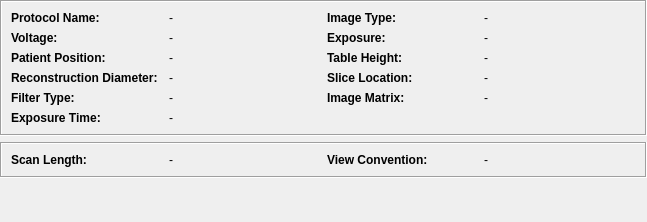
<ui version="4.0" >
 <class>udg::QDicomDumpCTLocalizerWidgetBase</class>
 <widget class="QWidget" name="udg::QDicomDumpCTLocalizerWidgetBase" >
  <property name="geometry" >
   <rect>
    <x>0</x>
    <y>0</y>
    <width>647</width>
    <height>222</height>
   </rect>
  </property>
  <property name="minimumSize" >
   <size>
    <width>0</width>
    <height>0</height>
   </size>
  </property>
  <property name="windowTitle" >
   <string>Form</string>
  </property>
  <layout class="QGridLayout" >
   <property name="margin" >
    <number>0</number>
   </property>
   <property name="spacing" >
    <number>6</number>
   </property>
   <item row="0" column="0" >
    <widget class="QFrame" name="frame" >
     <property name="minimumSize" >
      <size>
       <width>0</width>
       <height>0</height>
      </size>
     </property>
     <property name="autoFillBackground" >
      <bool>false</bool>
     </property>
     <property name="frameShape" >
      <enum>QFrame::Box</enum>
     </property>
     <property name="frameShadow" >
      <enum>QFrame::Sunken</enum>
     </property>
     <layout class="QGridLayout" >
      <property name="margin" >
       <number>9</number>
      </property>
      <property name="spacing" >
       <number>6</number>
      </property>
      <item row="0" column="0" >
       <widget class="QLabel" name="m_labelProtocolName" >
        <property name="font" >
         <font>
          <weight>75</weight>
          <bold>true</bold>
         </font>
        </property>
        <property name="text" >
         <string>Protocol Name:</string>
        </property>
       </widget>
      </item>
      <item row="0" column="1" >
       <widget class="QLabel" name="m_labelProtocolNameValue" >
        <property name="text" >
         <string>-</string>
        </property>
       </widget>
      </item>
      <item row="0" column="2" >
       <widget class="QLabel" name="m_labelImageType" >
        <property name="font" >
         <font>
          <weight>75</weight>
          <bold>true</bold>
         </font>
        </property>
        <property name="acceptDrops" >
         <bool>false</bool>
        </property>
        <property name="text" >
         <string>Image Type:</string>
        </property>
       </widget>
      </item>
      <item row="0" column="3" >
       <widget class="QLabel" name="m_labelImageTypeValue" >
        <property name="text" >
         <string>-</string>
        </property>
       </widget>
      </item>
      <item row="1" column="0" >
       <widget class="QLabel" name="m_labelVoltage" >
        <property name="font" >
         <font>
          <weight>75</weight>
          <bold>true</bold>
         </font>
        </property>
        <property name="mouseTracking" >
         <bool>false</bool>
        </property>
        <property name="text" >
         <string>Voltage:</string>
        </property>
       </widget>
      </item>
      <item row="1" column="1" >
       <widget class="QLabel" name="m_labelVoltageValue" >
        <property name="text" >
         <string>-</string>
        </property>
       </widget>
      </item>
      <item row="1" column="2" >
       <widget class="QLabel" name="m_labelExposure" >
        <property name="font" >
         <font>
          <weight>75</weight>
          <bold>true</bold>
         </font>
        </property>
        <property name="acceptDrops" >
         <bool>false</bool>
        </property>
        <property name="text" >
         <string>Exposure:</string>
        </property>
       </widget>
      </item>
      <item row="1" column="3" >
       <widget class="QLabel" name="m_labelExposureValue" >
        <property name="text" >
         <string>-</string>
        </property>
       </widget>
      </item>
      <item row="2" column="0" >
       <widget class="QLabel" name="m_labelPatientPosition" >
        <property name="font" >
         <font>
          <weight>75</weight>
          <bold>true</bold>
         </font>
        </property>
        <property name="text" >
         <string>Patient Position:</string>
        </property>
       </widget>
      </item>
      <item row="2" column="1" >
       <widget class="QLabel" name="m_labelPatientPositionValue" >
        <property name="text" >
         <string>-</string>
        </property>
       </widget>
      </item>
      <item row="2" column="2" >
       <widget class="QLabel" name="m_labelTableHeight" >
        <property name="font" >
         <font>
          <weight>75</weight>
          <bold>true</bold>
         </font>
        </property>
        <property name="text" >
         <string>Table Height:</string>
        </property>
       </widget>
      </item>
      <item row="2" column="3" >
       <widget class="QLabel" name="m_labelTableHeightValue" >
        <property name="text" >
         <string>-</string>
        </property>
       </widget>
      </item>
      <item row="3" column="0" >
       <widget class="QLabel" name="m_labelReconstructionDiameter" >
        <property name="font" >
         <font>
          <weight>75</weight>
          <bold>true</bold>
         </font>
        </property>
        <property name="text" >
         <string>Reconstruction Diameter:</string>
        </property>
       </widget>
      </item>
      <item row="3" column="1" >
       <widget class="QLabel" name="m_labelReconstructionDiameterValue" >
        <property name="text" >
         <string>-</string>
        </property>
       </widget>
      </item>
      <item row="3" column="2" >
       <widget class="QLabel" name="m_labelSliceLocation" >
        <property name="font" >
         <font>
          <weight>75</weight>
          <bold>true</bold>
         </font>
        </property>
        <property name="acceptDrops" >
         <bool>false</bool>
        </property>
        <property name="text" >
         <string>Slice Location:</string>
        </property>
       </widget>
      </item>
      <item row="3" column="3" >
       <widget class="QLabel" name="m_labelSliceLocationValue" >
        <property name="text" >
         <string>-</string>
        </property>
       </widget>
      </item>
      <item row="4" column="0" >
       <widget class="QLabel" name="m_labelFilterType" >
        <property name="font" >
         <font>
          <weight>75</weight>
          <bold>true</bold>
         </font>
        </property>
        <property name="text" >
         <string>Filter Type:</string>
        </property>
       </widget>
      </item>
      <item row="4" column="1" >
       <widget class="QLabel" name="m_labelFilterTypeValue" >
        <property name="text" >
         <string>-</string>
        </property>
       </widget>
      </item>
      <item row="4" column="2" >
       <widget class="QLabel" name="m_labelImageMatrix" >
        <property name="font" >
         <font>
          <weight>75</weight>
          <bold>true</bold>
         </font>
        </property>
        <property name="acceptDrops" >
         <bool>false</bool>
        </property>
        <property name="text" >
         <string>Image Matrix:</string>
        </property>
       </widget>
      </item>
      <item row="4" column="3" >
       <widget class="QLabel" name="m_labelImageMatrixValue" >
        <property name="text" >
         <string>-</string>
        </property>
       </widget>
      </item>
      <item row="5" column="0" >
       <widget class="QLabel" name="m_labelExposureTime" >
        <property name="font" >
         <font>
          <weight>75</weight>
          <bold>true</bold>
         </font>
        </property>
        <property name="text" >
         <string>Exposure Time:</string>
        </property>
       </widget>
      </item>
      <item row="5" column="1" >
       <widget class="QLabel" name="m_labelExposureTimeValue" >
        <property name="text" >
         <string>-</string>
        </property>
       </widget>
      </item>
     </layout>
    </widget>
   </item>
   <item row="1" column="0" >
    <widget class="QFrame" name="frame_2" >
     <property name="minimumSize" >
      <size>
       <width>0</width>
       <height>0</height>
      </size>
     </property>
     <property name="frameShape" >
      <enum>QFrame::Box</enum>
     </property>
     <property name="frameShadow" >
      <enum>QFrame::Sunken</enum>
     </property>
     <layout class="QGridLayout" >
      <property name="margin" >
       <number>9</number>
      </property>
      <property name="spacing" >
       <number>6</number>
      </property>
      <item row="0" column="0" >
       <widget class="QLabel" name="m_labelPhilipsScanLength" >
        <property name="minimumSize" >
         <size>
          <width>0</width>
          <height>0</height>
         </size>
        </property>
        <property name="font" >
         <font>
          <weight>75</weight>
          <bold>true</bold>
         </font>
        </property>
        <property name="acceptDrops" >
         <bool>false</bool>
        </property>
        <property name="text" >
         <string>Scan Length:</string>
        </property>
       </widget>
      </item>
      <item row="0" column="1" >
       <widget class="QLabel" name="m_labelPhilipsScanLengthValue" >
        <property name="text" >
         <string>-</string>
        </property>
       </widget>
      </item>
      <item row="0" column="2" >
       <widget class="QLabel" name="m_labelPhilipsViewConvention" >
        <property name="font" >
         <font>
          <weight>75</weight>
          <bold>true</bold>
         </font>
        </property>
        <property name="acceptDrops" >
         <bool>false</bool>
        </property>
        <property name="text" >
         <string>View Convention:</string>
        </property>
       </widget>
      </item>
      <item row="0" column="3" >
       <widget class="QLabel" name="m_labelPhilipsViewConventionValue" >
        <property name="text" >
         <string>-</string>
        </property>
       </widget>
      </item>
     </layout>
    </widget>
   </item>
   <item row="2" column="0" >
    <spacer>
     <property name="orientation" >
      <enum>Qt::Vertical</enum>
     </property>
     <property name="sizeType" >
      <enum>QSizePolicy::Expanding</enum>
     </property>
     <property name="sizeHint" >
      <size>
       <width>20</width>
       <height>10</height>
      </size>
     </property>
    </spacer>
   </item>
  </layout>
 </widget>
 <resources/>
 <connections/>
</ui>
